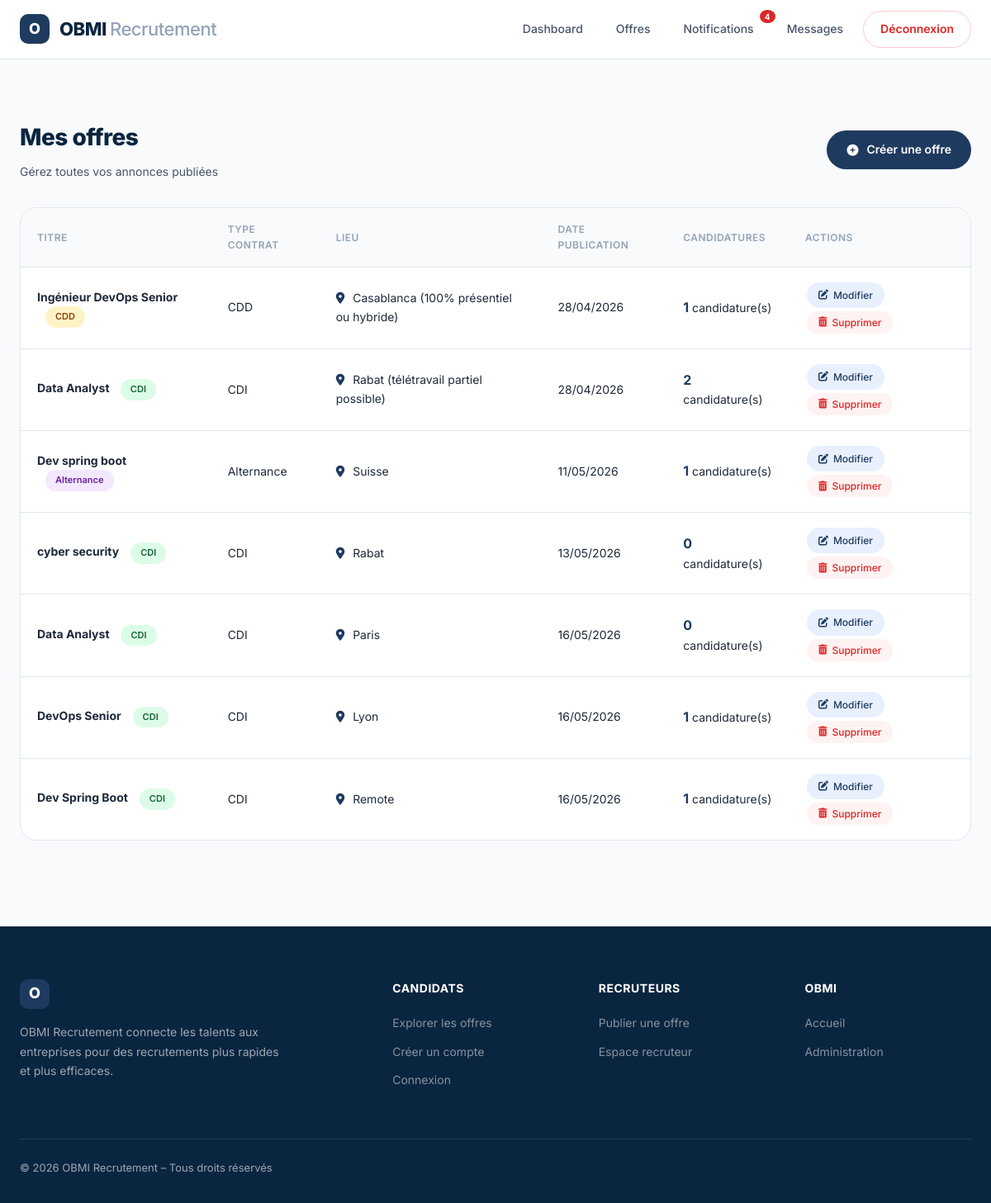
The app's page /mes-offres/ (signed in), older data.
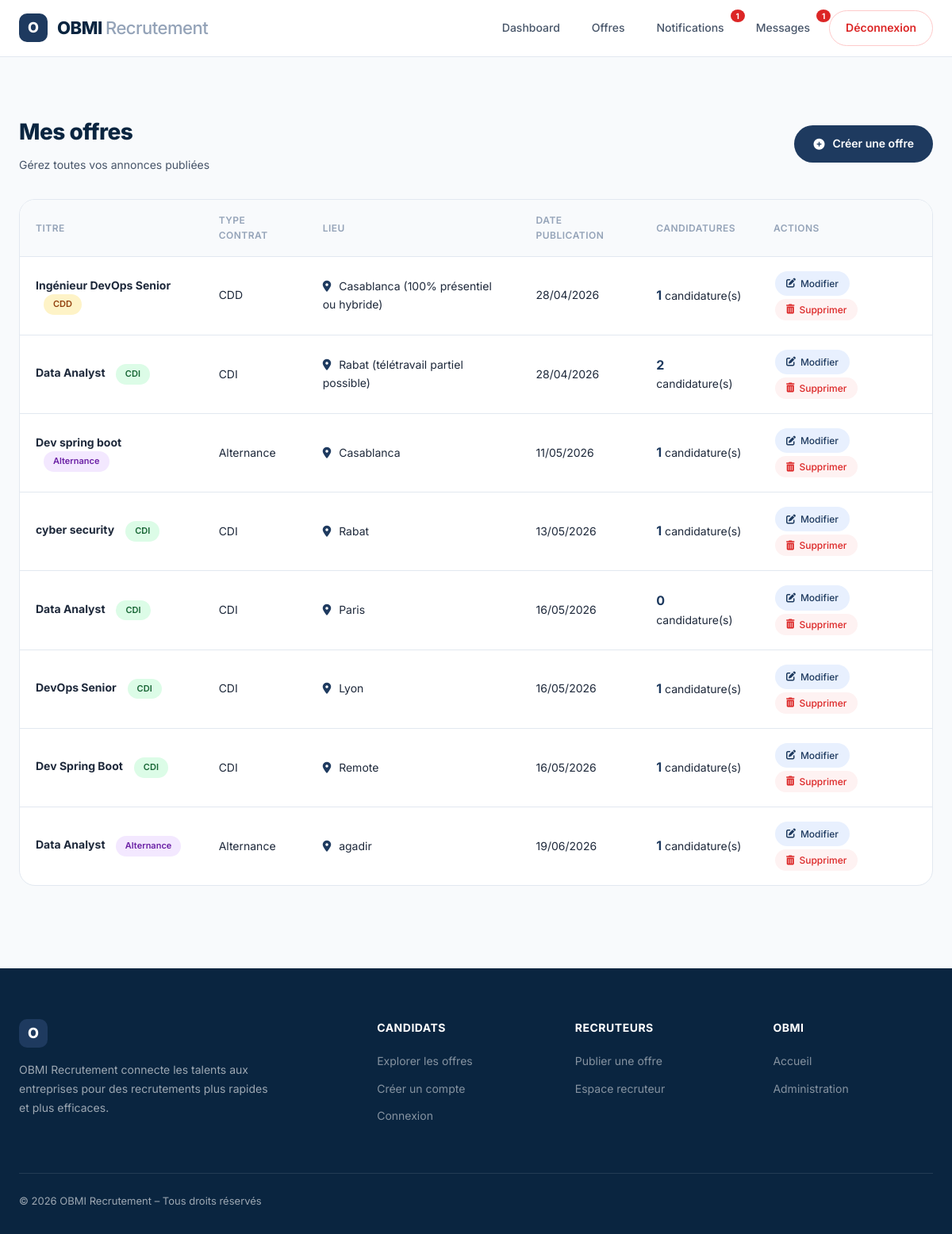
The same page, newer data.
### candidature/models.py (models this page shows, shortened)
class Offre(models.Model):
    CONTRAT_CHOICES = [
        ('CDI', 'CDI'),
        ('CDD', 'CDD'),
        ('Stage', 'Stage'),
        ('Alternance', 'Alternance'),
    ]
    titre = models.CharField(max_length=200)
    description = models.TextField()
    lieu = models.CharField(max_length=100)
    type_contrat = models.CharField(max_length=20, choices=CONTRAT_CHOICES, default='CDI')
    datePublication = models.DateTimeField(auto_now_add=True)
    date_expiration = models.DateField(null=True, blank=True)
    recruteur = models.ForeignKey(Recruteur, on_delete=models.CASCADE, related_name='offres')

### candidature/views.py (the view)
# urls.py: path('mes-offres/', views.mes_offres, name='mes_offres'),
@login_required
def mes_offres(request):
    if request.user.role != 'recruteur':
        return redirect('dashboard')
    recruteur = Recruteur.objects.get(utilisateur=request.user)
    offres = Offre.objects.filter(recruteur=recruteur)
    return render(request, 'candidature/mes_offres.html', {'offres': offres})

### candidature/context_processors.py (called while the page is built)
def notifications_context(request):
    if request.user.is_authenticated:
        return {
            'unread_messages': Message.objects.filter(destinataire=request.user, lu=False).count(),
            'unread_notifications': Notification.objects.filter(utilisateur=request.user, lu=False).count(),
        }
    return {'unread_messages': 0, 'unread_notifications': 0}

### candidature/templates/candidature/mes_offres.html (shortened to what this page needs)
{% extends 'candidature/base.html' %}
{% block content %}
<div class="page-content">
    <div class="container-wide">
        <div class="page-header">
            <div>
                <h1>Mes offres</h1>
                <p>Gérez toutes vos annonces publiées</p>
            </div>
            <a href="/creer-offre/" class="btn-create">
                <i class="fas fa-plus-circle"></i> Créer une offre
            </a>
        </div>
        {% if offres %}
        <div class="table-container">
            <table>
                <thead>
                    <tr>
                        <th>Titre</th>
                        <th>Type contrat</th>
                        <th>Lieu</th>
                        <th>Date publication</th>
                        <th>Candidatures</th>
                        <th>Actions</th>
                    </tr>
                </thead>
                <tbody>
                    {% for offre in offres %}
                    <tr>
                        <td>
                            <strong>{{ offre.titre }}</strong>
                            {% if offre.type_contrat == 'CDI' %}
                                <span class="badge badge-cdi">CDI</span>
                            {% elif offre.type_contrat == 'CDD' %}
                                <span class="badge badge-cdd">CDD</span>
                            {% elif offre.type_contrat == 'Stage' %}
                                <span class="badge badge-stage">Stage</span>
                            {% elif offre.type_contrat == 'Alternance' %}
                                <span class="badge badge-alternance">Alternance</span>
                            {% endif %}
                        </td>
                        <td>{{ offre.type_contrat }}</td>
                        <td><i class="fas fa-map-marker-alt" style="color:var(--primary); margin-right: 6px;"></i> {{ offre.lieu }}</td>
                        <td>{{ offre.datePublication|date:"d/m/Y" }}</td>
                        <td><span class="stat-number">{{ offre.candidatures.count }}</span> candidature(s)</td>
                        <td>
                            <a href="/modifier-offre/{{ offre.id }}/" class="btn-sm btn-edit">
                                <i class="fas fa-edit"></i> Modifier
                            </a>
                            <button type="button" class="btn-sm btn-delete" onclick="openDeleteModal({{ offre.id }}, '{{ offre.titre|escapejs }}')">
                                <i class="fas fa-trash-alt"></i> Supprimer
                            </button>
                        </td>
                    </tr>
                    {% endfor %}
                </tbody>
            </table>
        </div>
        {% else %}
        <div class="empty-state">
            <i class="fas fa-briefcase"></i>
            <p>Vous n'avez pas encore publié d'offre.</p>
            <a href="/creer-offre/" class="btn-create-empty">+ Créer ma première offre</a>
        </div>
        {% endif %}
    </div>
</div>
{% endblock %}

Row changes from the older to the newer data that the page shows:
changed Offre "Dev spring boot": lieu "Suisse" → "Casablanca"
computed for Offre "cyber security": candidatures.count "0" → "1"
added Offre: titre "Data Analyst", shows "Alternance", type_contrat "Alternance", lieu "agadir", datePublication "19/06/2026", candidatures.count "1"
Text that changed along with them:
{{ unread_notifications }}: "4" → "1"
{{ unread_messages }}: (not shown) → "1"
